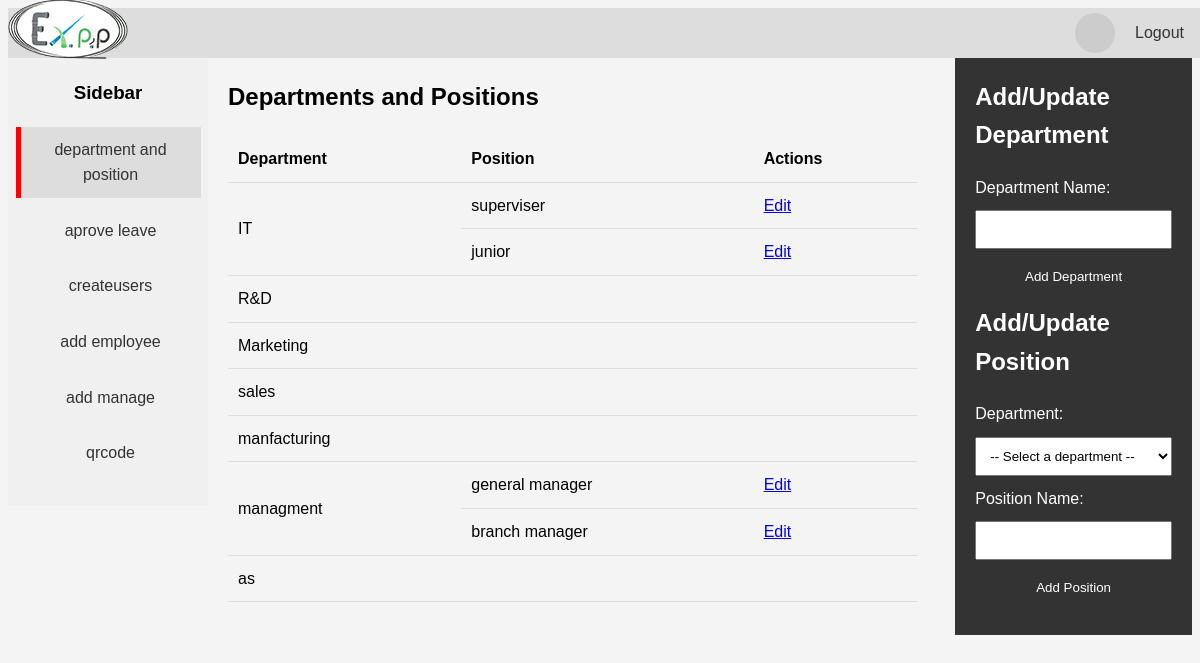
/department_and_position.php, run on an earlier commit of the app's database.
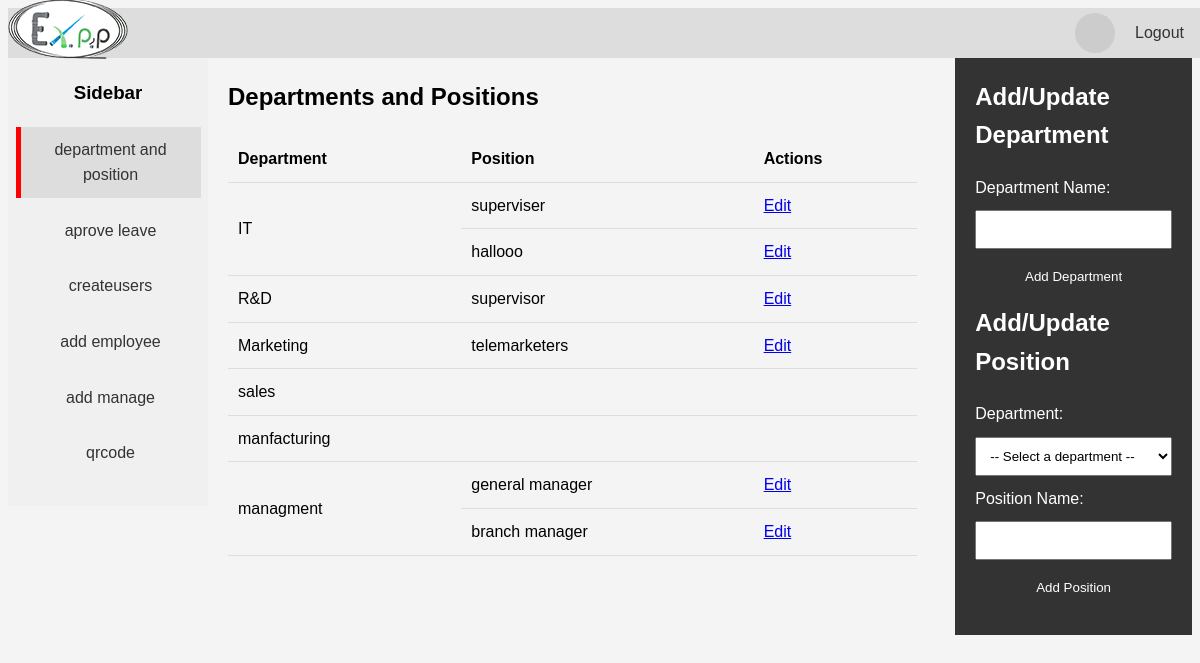
And on a later commit of the database.
### tables this page shows
CREATE TABLE `position` (
  `positionID` int(11) NOT NULL,
  `departmentID` int(11) NOT NULL,
  `positionname` varchar(25) NOT NULL
);

CREATE TABLE `department` (
  `departmentID` int(11) NOT NULL,
  `departmentname` varchar(25) NOT NULL
);

### department_and_position.php (the view, shortened to what this page needs)
<?php
require_once 'connection.php';
include_once "header.php";
function getDepartments() {
    global $conn;
    $sql = "SELECT * FROM department";
    $result = $conn->query($sql);
    return $result;
}
function getPositionsByDepartment($departmentID) {
    global $conn;
    $sql = "SELECT * FROM position WHERE departmentID = ?";
    $stmt = $conn->prepare($sql);
    $stmt->bind_param('i', $departmentID);
    $stmt->execute();
    $result = $stmt->get_result();
    return $result;
}
$departments = getDepartments();
?>
<!DOCTYPE html>
<html lang="en">
<head>
</head>
<body>
  <div class="sidebar">
    <h3>Sidebar</h3>
    <a  class="active"href="department_and_position.php">department and position</a>
    <a href="aproveleave.php">aprove leave</a>
    <a href="createusers.php">createusers</a>
    <a href="employee.php">add employee</a>
    <a href="manager.php">add manage</a>
    <a href="qrcode.php">qrcode</a>
  </div>
    <div class="container">
        <div class="main-content">
            <h2>Departments and Positions</h2>
            <table>
                <thead>
                    <tr>
                        <th>Department</th>
                        <th>Position</th>
                        <th>Actions</th>
                    </tr>
                </thead>
                <tbody>
                    <?php while ($department = $departments->fetch_assoc()): ?>
                        <?php
                        $positions = getPositionsByDepartment($department['departmentID']);
                        $firstPosition = true;
                        while ($position = $positions->fetch_assoc()):
                        ?>
                            <tr>
                                <?php if ($firstPosition): ?>
                                    <td rowspan="<?php echo $positions->num_rows; ?>"><?php echo $department['departmentname']; ?></td>
                                    <?php $firstPosition = false; ?>
                                <?php endif; ?>
                                <td><?php echo $position['positionname']; ?></td>
                                <td><a href="?editPosition=<?php echo $position['positionID']; ?>">Edit</a></td>
                            </tr>
                        <?php endwhile; ?>
                        <?php if ($firstPosition): ?>
                            <tr>
                                <td><?php echo $department['departmentname']; ?></td>
                                <td></td>
                                <td></td>
                            </tr>
                        <?php endif; ?>
                    <?php endwhile; ?>
                </tbody>
            </table>
                        </div>
        <div class="form-container">
            <h2>Add/Update Department</h2>
            <form action="" method="post">
                <label for="departmentName">Department Name:</label>
                <input type="text" name="departmentName" id="departmentName" value="<?php echo isset($departmentName) ? htmlspecialchars($departmentName) : ''; ?>" required>
                <input type="submit" name="submitDepartment" value="<?php echo isset($departmentID) ? 'Update' : 'Add'; ?> Department">
            </form>
            <h2>Add/Update Position</h2>
            <form action="" method="post">
                <label for="departmentID">Department:</label>
                <select name="departmentID" id="positionDepartmentID" required>
                    <option value="" disabled selected>-- Select a department --</option>
                </select>
                <label for="positionName">Position Name:</label>
                <input type="text" name="positionName" id="positionName" value="<?php echo isset($positionName) ? htmlspecialchars($positionName) : ''; ?>" required>
                <input type="submit" name="submitPosition" value="<?php echo isset($positionID) ? 'Update' : 'Add'; ?> Position">
            </form>
        </div>
        <div class="clearfix"></div>
    </div>
</body>
</html>

What changed in the data, as far as the page shows it:
no longer on one of the page's lists (row unchanged): department: departmentname "R&D"
no longer on one of the page's lists (row unchanged): department: departmentname "Marketing"
removed department: departmentname "as"
changed department (number 1 of 6 on the later page): loses position (positionname "junior")
added position: positionname "hallooo", shown under department (number 1 of 6 on the later page)
changed department (number 2 of 6 on the later page): gains position (departmentID.departmentname "R&D", positionname "supervisor")
added position: departmentID.departmentname "Marketing", positionname "telemarketers", shown under department (number 3 of 6 on the later page)
